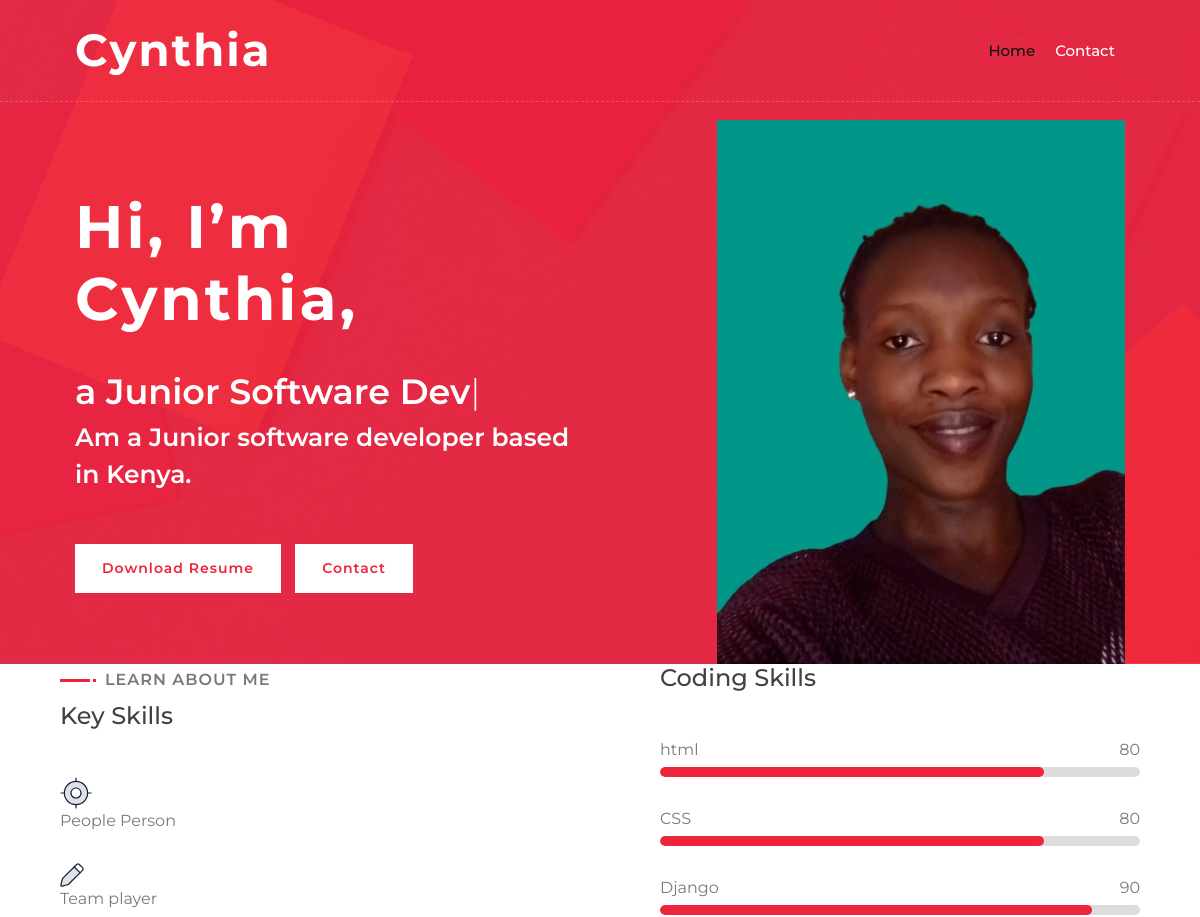
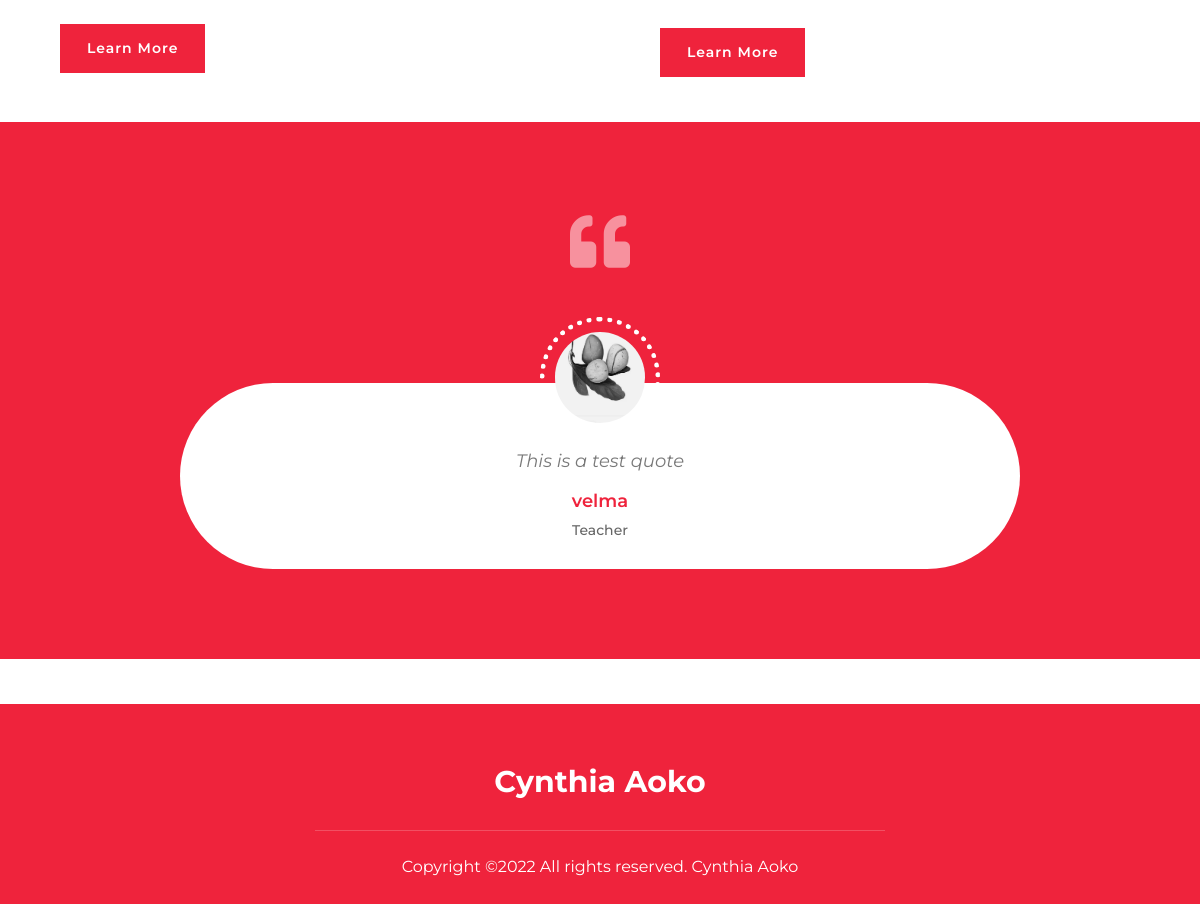
The page / on the database its author committed (2 pictures, top to bottom).
### main/models.py (models this page shows, shortened)
class UserProfile(models.Model):
    class Meta:
        verbose_name_plural = 'User Profiles'
        verbose_name = 'User Profile'
    user = models.OneToOneField(User, on_delete=models.CASCADE)
    avatar = models.ImageField(blank=True, null=True, upload_to="avatar")
    title = models.CharField(max_length=200, blank=True, null=True)
    bio = models.TextField(blank=True, null=True)
    skills = models.ManyToManyField(Skill, blank=True)
    cv = models.FileField(blank=True, null=True, upload_to="cv")

class Skill(models.Model):
    class Meta:
        verbose_name_plural = 'Skills'
        verbose_name = 'Skill'
    name = models.CharField(max_length=20, blank=True, null=True)
    score = models.IntegerField(default=80, blank=True, null=True)
    image = models.FileField(blank=True, null=True, upload_to="skills")
    is_key_skill = models.BooleanField(default=False)

class Testimonial(models.Model):
    class Meta:
        verbose_name_plural = 'Testimonials'
        verbose_name = 'Testimonial'
        ordering = ["name"]
    thumbnail = models.ImageField(blank=True, null=True, upload_to="testimonials")
    name = models.CharField(max_length=200, blank=True, null=True)
    role = models.CharField(max_length=200, blank=True, null=True)
    quote = models.CharField(max_length=500, blank=True, null=True)
    is_active = models.BooleanField(default=True)

### main/views.py (the view)
# urls.py: path('', views.IndexView.as_view(), name="home"),
class IndexView(generic.TemplateView):
	template_name = "main/index.html"
	def get_context_data(self, **kwargs):
		context = super().get_context_data(**kwargs)
		testimonials = Testimonial.objects.filter(is_active=True)
		certificates = Certificate.objects.filter(is_active=True)
		blogs = Blog.objects.filter(is_active=True)
		portfolio = Portfolio.objects.filter(is_active=True)
		context["testimonials"] = testimonials
		context["certificates"] = certificates
		context["blogs"] = blogs
		context["portfolio"] = portfolio
		return context

### portfolio/context_processors.py (called while the page is built)
def project_context(request):
	context = {
		'me': User.objects.first(),
	}
	return context

### main/templates/main/index.html (shortened to what this page needs)
{% extends 'main/base.html' %}
{% load static %}
{% block content %}
    <div class="hero" id="home">
            <div class="container-fluid">
                <div class="row align-items-center">
                    <div class="col-sm-12 col-md-6">
                        <div class="hero-content">
                            <div class="hero-text">
                                <h1 class="xlTitle pb-3">Hi, I’m {{me.first_name|title}},  </h1>
                                <h2></h2>
                                <p>{{me.userprofile.bio}}</p>
                            </div>
                            <div class="hero-btn">
                                <a download href="{{me.userprofile.cv.url}}" class="btn btnPrimary">Download Resume</a>
                                <a href="{% url 'main:contact' %}" class="btn btnOutline">Contact</a>
                            </div>
                        </div>
                    </div>
                    <div class="col-sm-12 col-md-6 d-none d-md-block">
                        <div class="hero-image">
                            <img src="{{me.userprofile.avatar.url}}" alt="{{me.first_name|title}} {{me.last_name|title}} avatar">
                        </div>
                    </div>
                </div>
            </div>
    </div>
        <div class="about wow fadeInUp" data-wow-delay="0.1s" id="about">
            <div class="container-fluid">
                <div class="row align-items-center">
                    <div class="col-lg-6">
                        <div class="about-content">
                            <div class="section-header text-left">
                                <p>Learn About Me</p>
                                <h4 class="smTitle pb-3">Key Skills</h4>
                                {% for sk in me.userprofile.skills.all %}
                                {% if sk.is_key_skill %}
                            </div>
                            <div class="skills">
                                {% if sk.image %}
                                <div class="skill-name">
                                    <div class="ksIconCol">
                                        <img src="{{sk.image.url}}" alt="...">
                                      </div>
                                      {% endif %}
                                    <span class="skill-Text">{{sk.name}}</span>
                                </div>
                                {% endif %}
                                {% endfor %}
                            </div>
                            <a class="btn" href="">Learn More</a>
                        </div>
                    </div>
                    <div class="col-lg-6">
                        <div class="about-content">
                            <div class="section-header text-left">
                                <h4 class="smTitle pb-3">Coding Skills</h4>
                                {% for sk in me.userprofile.skills.all %}
                                {% if not sk.is_key_skill %}
                            </div>
                            <div class="skills">
                                <div class="skill-name">
                                    <p>{{sk.name}}</p><p>{{sk.score}}</p>
                                </div>
                                <div class="progress">
                                    <div class="progress-bar" role="progressbar"style="width: {{sk.score}}%" aria-valuenow="{{sk.score}}" aria-valuemin="0" aria-valuemax="100"></div>
                                </div>
                                {% endif %}
                                {% endfor %}
                            </div>
                            <a class="btn" href="">Learn More</a>
                        </div>
                    </div>
                </div>
            </div>
        </div>
        <div class="testimonial wow fadeInUp" data-wow-delay="0.1s" id="review">
            <div class="container">
                <div class="testimonial-icon">
                    <i class="fa fa-quote-left"></i>
                </div>
                <div class="owl-carousel testimonials-carousel">
                    {% for t in testimonials %}
                    {% if t.is_active %}
                    <div class="testimonial-item">
                        <div class="testimonial-img">
                            <img src="{{t.thumbnail.url}}" alt="Image">
                        </div>
                        <div class="testimonial-text">
                            <p>{{t.quote}}</p>
                            <h3>{{t.name}}</h3>
                            <h4>{{t.role}}</h4>
                        </div>
                    </div>
                    {% endif %}
                    {% endfor %}
                </div>
            </div>
        </div>
        {% endblock %}

### main/templates/main/base.html (shortened to what this page needs)
{% load static %}
<!DOCTYPE html>
<html lang="en">
    <head>
        <link href="https://stackpath.bootstrapcdn.com/bootstrap/4.4.1/css/bootstrap.min.css" rel="stylesheet">
        <link href="https://cdnjs.cloudflare.com/ajax/libs/font-awesome/5.10.0/css/all.min.css" rel="stylesheet">
        <link href="{% static 'lib/animate/animate.min.css' %}" rel="stylesheet">
        <link href="{% static 'lib/owlcarousel/assets/owl.carousel.min.css' %}" rel="stylesheet">
        <link href="{% static 'lib/lightbox/css/lightbox.min.css' %}" rel="stylesheet">
        <link href="{% static 'css/style.css' %}" rel="stylesheet">
    </head>
    <body data-spy="scroll" data-target=".navbar" data-offset="51">
        {% include 'main/partials/nav.html' %}
        {% block content %}{% endblock %}
        {% include 'main/partials/footer.html' %}
    </body>
</html>

### main/templates/main/partials/nav.html (shortened to what this page needs)
{% load static %}
<div class="navbar navbar-expand-lg bg-light navbar-light">
    <div class="container-fluid">
        <a href="{% url 'main:home' %}" class="navbar-brand">Cynthia</a>
        <div class="collapse navbar-collapse justify-content-between" id="navbarCollapse">
            <div class="navbar-nav ml-auto">
                <a href="{% url 'main:home' %}" class="nav-item nav-link active">Home</a>
                <a href="{%url 'main:contact'%}" class="nav-item nav-link">Contact</a>
            </div>
        </div>
    </div>
</div>

### main/templates/main/partials/footer.html (shortened to what this page needs)
{% load static %}
        <div class="footer wow fadeIn" data-wow-delay="0.3s">
            <div class="container-fluid">
                <div class="container">
                    <div class="footer-info">
                        <h2>Cynthia Aoko</h2>
                    </div>
                </div>
                <div class="container copyright">
                    <p>Copyright ©{% now 'Y' %} All rights reserved. Cynthia Aoko</p>
                </div>
            </div>
        </div>

### rows shown on the page
Skill: image (picture), name "People Person"
Skill: image (picture), name "Team player"
Skill: name "html", score "80"
Skill: name "CSS", score "80"
Skill: name "Django", score "90"
Testimonial: thumbnail (picture), quote "This is a test quote", name "velma", role "Teacher"

### other values the page prints
{{ me.first_name|title }} "Cynthia"
{{ me.userprofile.bio }} "Am a Junior software developer based in Kenya."
